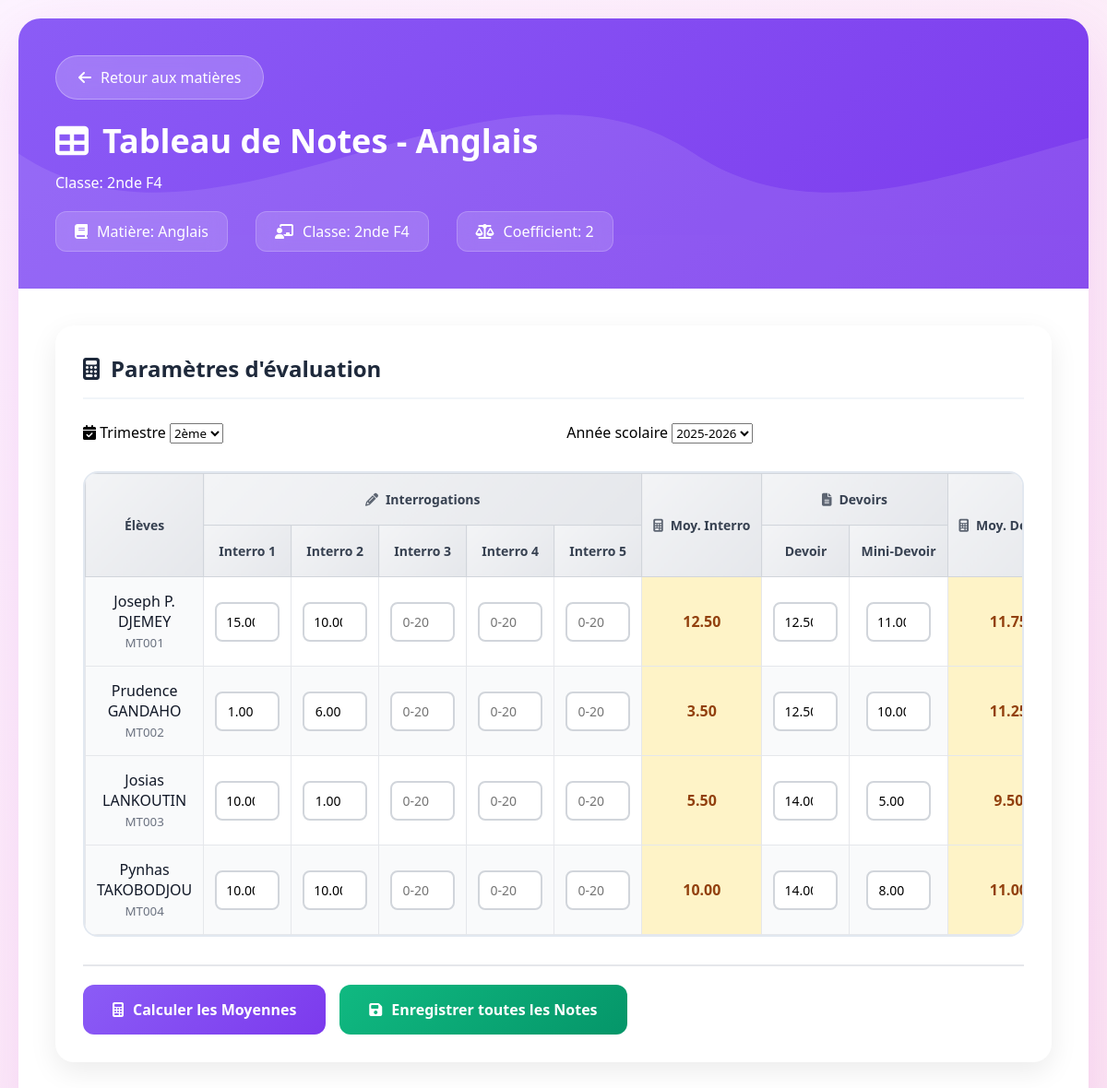
Page /Ecole/notes/notes_matiere.php?classe_id=6&matiere_id=20 (signed in) on the committed database.
### tables this page shows
CREATE TABLE `classe_matiere` (
  `id` int(11) NOT NULL,
  `classe_id` int(11) NOT NULL,
  `matiere_id` int(11) NOT NULL,
  `coefficient` int(11) DEFAULT 1
);

CREATE TABLE `matieres` (
  `id` int(11) NOT NULL,
  `nom_matiere` varchar(50) DEFAULT NULL,
  `coefficient` int(11) DEFAULT 1
);

CREATE TABLE `classes` (
  `id` int(11) NOT NULL,
  `nom_classe` varchar(20) NOT NULL
);

CREATE TABLE `eleves` (
  `id` int(11) NOT NULL,
  `matricule` varchar(30) DEFAULT NULL,
  `nom` varchar(50) DEFAULT NULL,
  `prenom` varchar(50) DEFAULT NULL,
  `classe_id` int(11) DEFAULT NULL,
  `date_naissance` date NOT NULL,
  `lieu_naissance` varchar(100) NOT NULL,
  `sexe` enum('M','F') NOT NULL
);

CREATE TABLE `notes` (
  `id` int(11) NOT NULL,
  `eleve_id` int(11) NOT NULL,
  `matiere_id` int(11) NOT NULL,
  `type_note` enum('interro','mini_dev','dev_hebdo','compo') NOT NULL,
  `numero_interro` int(11) DEFAULT NULL,
  `note` decimal(4,2) NOT NULL,
  `date_note` date DEFAULT NULL,
  `trimestre_id` int(11) DEFAULT NULL,
  `annee_id` int(11) DEFAULT NULL
);

### Ecole/notes/notes_matiere.php (the view, shortened to what this page needs)
<?php
require_once '../config/database.php';
$classe_id = (int)$_GET['classe_id'];
$matiere_id = (int)$_GET['matiere_id'];
$stmt = $pdo->prepare("SELECT * FROM classes WHERE id = ?");
$stmt->execute([$classe_id]);
$classe = $stmt->fetch();
$stmt = $pdo->prepare("
    SELECT
        m.*,
        cm.coefficient AS coef_classe
    FROM matieres m
    JOIN classe_matiere cm ON cm.matiere_id = m.id
    WHERE m.id = ? AND cm.classe_id = ?
");
$stmt->execute([$matiere_id, $classe_id]);
$matiere = $stmt->fetch();
$stmt = $pdo->prepare("SELECT * FROM eleves WHERE classe_id = ? ORDER BY nom, prenom");
$stmt->execute([$classe_id]);
$eleves = $stmt->fetchAll();
$stmt = $pdo->prepare("
    SELECT n.*, e.nom, e.prenom, e.matricule,
           t.nom as trimestre_nom, a.libelle as annee_libelle
    FROM notes n
    JOIN eleves e ON n.eleve_id = e.id
    JOIN trimestres t ON n.trimestre_id = t.id
    JOIN annees_scolaires a ON n.annee_id = a.id
    WHERE n.matiere_id = ? AND e.classe_id = ?
    ORDER BY e.nom, e.prenom, t.ordre, n.type_note, n.date_note
");
$stmt->execute([$matiere_id, $classe_id]);
$notes = $stmt->fetchAll();
$notes_par_eleve = [];
foreach ($notes as $note) {
    $notes_par_eleve[$note['eleve_id']][$note['type_note']][] = $note;
}
$trimestres = $pdo->query("SELECT * FROM trimestres WHERE actif = 1 ORDER BY ordre")->fetchAll();
$annees = $pdo->query("SELECT * FROM annees_scolaires WHERE active = 1")->fetchAll();
?>
<!DOCTYPE html>
<html lang="fr">
<head>
    <link rel="stylesheet" href="https://cdnjs.cloudflare.com/ajax/libs/font-awesome/6.4.0/css/all.min.css">
</head>
<body>
    <div class="container">
        <div class="header">
            <div class="header-content">
                <a href="matieres.php?classe_id=<?= $classe_id ?>" class="back-btn">
                    <i class="fas fa-arrow-left"></i>
                    Retour aux matières
                </a>
                <h1><i class="fas fa-table"></i> Tableau de Notes -
                    <?php echo htmlspecialchars($matiere['nom_matiere']); ?></h1>
                <p>Classe: <?php echo htmlspecialchars($classe['nom_classe']); ?></p>
                <div class="header-info">
                    <div class="info-item">
                        <i class="fas fa-book"></i>
                        <span>Matière: <?php echo htmlspecialchars($matiere['nom_matiere']); ?></span>
                    </div>
                    <div class="info-item">
                        <i class="fas fa-chalkboard-teacher"></i>
                        <span>Classe: <?php echo htmlspecialchars($classe['nom_classe']); ?></span>
                    </div>
                    <div class="info-item">
                        <i class="fas fa-balance-scale"></i>
                        <span>Coefficient: <?php echo $matiere['coef_classe']; ?></span>
                    </div>
                </div>
            </div>
        </div>
        <div class="content">
            <div class="section">
                <h2 class="section-title">
                    <i class="fas fa-calculator"></i>
                    Paramètres d'évaluation
                </h2>
                <form method="POST" action="" id="notesForm">
                    <div style="display: grid; grid-template-columns: repeat(auto-fit, minmax(250px, 1fr)); gap: 20px;">
                        <div class="form-group">
                            <label for="trimestre_id"><i class="fas fa-calendar-check"></i> Trimestre</label>
                            <select id="trimestre_id" name="trimestre_id" required>
                                <?php foreach ($trimestres as $trimestre): ?>
                                <option value="<?= $trimestre['id'] ?>">
                                    <?php echo htmlspecialchars($trimestre['nom']); ?>
                                </option>
                                <?php endforeach; ?>
                            </select>
                        </div>
                        <div class="form-group">
                            <label for="annee_id"><i class="fas fa-calendar-star"></i> Année scolaire</label>
                            <select id="annee_id" name="annee_id" required>
                                <?php foreach ($annees as $annee): ?>
                                <option value="<?= $annee['id'] ?>">
                                    <?php echo htmlspecialchars($annee['libelle']); ?>
                                </option>
                                <?php endforeach; ?>
                            </select>
                        </div>
                    </div>
                    <div class="notes-table-container">
                        <table class="notes-table">
                            <thead>
                                <tr>
                                    <th rowspan="2" class="student-cell">Élèves</th>
                                    <th colspan="5" class="interro-group">
                                        <i class="fas fa-pencil-alt table-icon"></i>Interrogations
                                    </th>
                                    <th rowspan="2" class="moyenne-group">
                                        <i class="fas fa-calculator table-icon"></i>Moy. Interro
                                    </th>
                                    <th colspan="2" class="devoir-group">
                                        <i class="fas fa-file-alt table-icon"></i>Devoirs
                                    </th>
                                    <th rowspan="2" class="moyenne-group">
                                        <i class="fas fa-calculator table-icon"></i>Moy. Devoirs
                                    </th>
                                </tr>
                                <tr>
                                    <th class="interro-group">Interro 1</th>
                                    <th class="interro-group">Interro 2</th>
                                    <th class="interro-group">Interro 3</th>
                                    <th class="interro-group">Interro 4</th>
                                    <th class="interro-group">Interro 5</th>
                                    <th class="devoir-group">Devoir</th>
                                    <th class="devoir-group">Mini-Devoir</th>
                                </tr>
                            </thead>
                            <tbody>
                                <?php foreach ($eleves as $index => $eleve):
                                    $eleve_id = $eleve['id'];
                                    $eleve_notes = $notes_par_eleve[$eleve_id] ?? [];
                                    $interro1 = '';
                                    $interro2 = '';
                                    $interro3 = '';
                                    $interro4 = '';
                                    $interro5 = '';
                                    $devoir = '';
                                    $mini_devoir = '';
                                    if (isset($eleve_notes['interro'])) {
                                        foreach ($eleve_notes['interro'] as $note) {
    switch ($note['numero_interro']) {
        case 1: $interro1 = $note['note']; break;
        case 2: $interro2 = $note['note']; break;
    }
}
                                    }
                                    if (isset($eleve_notes['dev_hebdo'][0])) {
                                        $devoir = $eleve_notes['dev_hebdo'][0]['note'];
                                    }
                                    if (isset($eleve_notes['mini_dev'][0])) {
                                        $mini_devoir = $eleve_notes['mini_dev'][0]['note'];
                                    }
                                ?>
                                <tr data-eleve-id="<?= $eleve_id ?>">
                                    <td class="student-cell">
                                        <?php echo htmlspecialchars($eleve['prenom'] . ' ' . $eleve['nom']); ?><br>
                                        <small
                                            style="color: #6b7280;"><?php echo htmlspecialchars($eleve['matricule']); ?></small>
                                    </td>
                                    <td><input type="number" name="interro_<?= $eleve_id ?>_1" value="<?= $interro1 ?>"
                                            min="0" max="20" step="0.01" placeholder="0-20"></td>
                                    <td><input type="number" name="interro_<?= $eleve_id ?>_2" value="<?= $interro2 ?>"
                                            min="0" max="20" step="0.01" placeholder="0-20"></td>
                                    <td><input type="number" name="interro_<?= $eleve_id ?>_3" value="<?= $interro3 ?>"
                                            min="0" max="20" step="0.01" placeholder="0-20"></td>
                                    <td><input type="number" name="interro_<?= $eleve_id ?>_4" value="<?= $interro4 ?>"
                                            min="0" max="20" step="0.01" placeholder="0-20"></td>
                                    <td><input type="number" name="interro_<?= $eleve_id ?>_5" value="<?= $interro5 ?>"
                                            min="0" max="20" step="0.01" placeholder="0-20"></td>
                                    <td class="calculated-cell" id="moy_interro_<?= $eleve_id ?>">0.00</td>
                                    <td><input type="number" name="devoir_<?= $eleve_id ?>" value="<?= $devoir ?>"
                                            min="0" max="20" step="0.01" placeholder="0-20"></td>
                                    <td><input type="number" name="mini_devoir_<?= $eleve_id ?>"
                                            value="<?= $mini_devoir ?>" min="0" max="20" step="0.01" placeholder="0-20">
                                    </td>
                                    <td class="calculated-cell" id="moy_devoirs_<?= $eleve_id ?>">0.00</td>
                                </tr>
                                <?php endforeach; ?>
                            </tbody>
                        </table>
                    </div>
                    <div class="action-buttons">
                        <button type="button" class="btn-calculate" onclick="calculerMoyennes()">
                            <i class="fas fa-calculator"></i> Calculer les Moyennes
                        </button>
                        <button type="submit" name="enregistrer_notes" class="btn-save">
                            <i class="fas fa-save"></i> Enregistrer toutes les Notes
                        </button>
                    </div>
                </form>
            </div>
        </div>
    </div>
</body>
</html>

### Ecole/notes/notes_matiere.php (style rules this page uses)
* { margin: 0; padding: 0; box-sizing: border-box; font-family: 'Segoe UI', Tahoma, Geneva, Verdana, sans-serif; }
body { background: linear-gradient(135deg, #fdf4ff 0%, #fce7f3 100%); min-height: 100vh; padding: 20px; }
.container { max-width: 100%; margin: 0 auto; background: white; border-radius: 24px; box-shadow: 0 25px 70px rgba(192, 38, 211, 0.15); overflow: hidden; animation: fadeIn 0.6s ease-out; }
.header { background: linear-gradient(135deg, #8b5cf6 0%, #7c3aed 100%); color: white; padding: 40px; position: relative; overflow: hidden; }
.header::before { content: ''; position: absolute; top: 0; left: 0; right: 0; bottom: 0; background-size: cover; }
.header-content { position: relative; z-index: 2; }
.back-btn { display: inline-flex; align-items: center; gap: 10px; padding: 12px 24px; background: rgba(255, 255, 255, 0.2); color: white; text-decoration: none; border-radius: 50px; margin-bottom: 20px; backdrop-filter: blur(10px); border: 1px solid rgba(255, 255, 255, 0.3); transition: all 0.3s ease; }
.header h1 { font-size: 36px; font-weight: 700; margin-bottom: 10px; display: flex; align-items: center; gap: 15px; }
.header-info { display: flex; align-items: center; gap: 30px; margin-top: 20px; flex-wrap: wrap; }
.info-item { display: flex; align-items: center; gap: 10px; background: rgba(255, 255, 255, 0.15); padding: 10px 20px; border-radius: 12px; backdrop-filter: blur(10px); border: 1px solid rgba(255, 255, 255, 0.2); }
.content { padding: 40px; }
.section { background: white; border-radius: 20px; padding: 30px; margin-bottom: 30px; box-shadow: 0 10px 30px rgba(0, 0, 0, 0.08); }
.section-title { font-size: 24px; color: #1e293b; margin-bottom: 25px; display: flex; align-items: center; gap: 12px; padding-bottom: 15px; border-bottom: 2px solid #f1f5f9; }
.notes-table-container { overflow-x: auto; margin-top: 30px; border-radius: 16px; border: 2px solid #e2e8f0; }
.notes-table { width: 100%; border-collapse: collapse; min-width: 1200px; }
.notes-table th { background: linear-gradient(135deg, #f3f4f6, #e5e7eb); color: #374151; font-weight: 600; text-align: center; padding: 18px 12px; border: 1px solid #d1d5db; font-size: 14px; white-space: nowrap; }
.notes-table td { padding: 15px 12px; border: 1px solid #e5e7eb; text-align: center; vertical-align: middle; }
.student-cell { background: #f9fafb; font-weight: 500; color: #111827; text-align: left; padding-left: 20px; position: sticky; left: 0; z-index: 2; border-right: 2px solid #d1d5db; }
.notes-table input[type="number"] { width: 70px; padding: 10px; border: 2px solid #d1d5db; border-radius: 8px; font-size: 14px; text-align: center; background: white; transition: all 0.3s ease; }
.calculated-cell { background: #fef3c7; font-weight: 600; color: #92400e; min-width: 80px; }
.notes-table tr:nth-child(even) { background: #f9fafb; }
.action-buttons { display: flex; gap: 15px; margin-top: 30px; padding-top: 20px; border-top: 2px solid #e5e7eb; }
.btn-save { padding: 16px 32px; background: linear-gradient(135deg, #10b981, #059669); color: white; border: none; border-radius: 12px; font-size: 16px; font-weight: 600; cursor: pointer; transition: all 0.3s ease; display: flex; align-items: center; gap: 10px; }
.btn-calculate { padding: 16px 32px; background: linear-gradient(135deg, #8b5cf6, #7c3aed); color: white; border: none; border-radius: 12px; font-size: 16px; font-weight: 600; cursor: pointer; transition: all 0.3s ease; display: flex; align-items: center; gap: 10px; }
.table-icon { margin-right: 8px; font-size: 14px; opacity: 0.8; }

### rows in the picture
classe_matiere: matiere.nom_matiere "Anglais", coefficient "2"
classes: nom_classe "2nde F4"
eleves: prenom+nom "Joseph P. DJEMEY", matricule "MT001", id.note "12.50", id.note "11.00"
notes: note "15.00"
notes: note "10.00"
eleves: prenom+nom "Prudence GANDAHO", matricule "MT002", id.note "12.50", id.note "10.00"
notes: note "1.00"
notes: note "6.00"
eleves: prenom+nom "Josias LANKOUTIN", matricule "MT003", id.note "14.00", id.note "5.00"
notes: note "10.00"
notes: note "1.00"
eleves: prenom+nom "Pynhas TAKOBODJOU", matricule "MT004", id.note "14.00", id.note "8.00"
notes: note "10.00"
notes: note "10.00"

### other values in the picture
form field trimestre_id "2ème"
form field annee_id "2025-2026"
